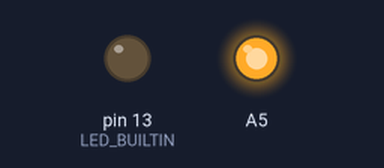
Recording of a sketch running on a simulated Arduino Uno, built with avr-gcc and run on an emulated ATmega328P. Parts: output pins drawn as LEDs (lit = HIGH).

Above: at 0.1 s.
Timing chart, 0 to 1.6 s (numbered marks = the images above):
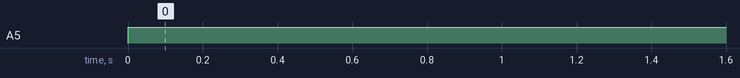

Measured:
- by itself, A5: LOW → HIGH at 0.00 s

The sketch:

d9-high.ino
```cpp
// the setup function runs once when you press reset or power the board
void setup() {
  // initialize digital pin LED_BUILTIN as an output.
  pinMode(LED_BUILTIN, OUTPUT);
}

// the loop function runs over and over again forever
void loop() {
  analogWrite( A5, 1023 );
  /*
  digitalWrite(LED_BUILTIN, HIGH);   // turn the LED on (HIGH is the voltage level)
  delay(100);                       // wait for a second
  digitalWrite(LED_BUILTIN, LOW);    // turn the LED off by making the voltage LOW
  delay(100);                       // wait for a second
  */
}
```
